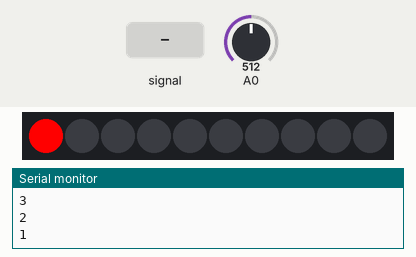
The sketch below on a simulated Arduino Uno, built with avr-gcc and run on an emulated ATmega328P. Parts: 10 RGB LEDs in strip order, left to right, the last lines printed to the serial monitor. The test bench sets the inputs (shaded band); at power-on: A0 = 512.

Above: at 4.5 s.
6.2 s: A0 fed a 200 Hz sine of ±81 counts around its level
8.8 s: A0 set to 716
At 9.8 s:
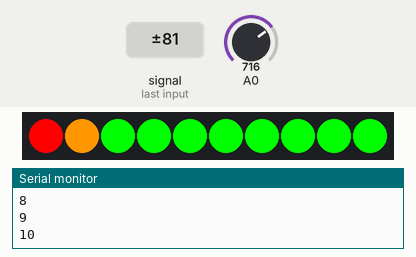
10.3 s: A0 set to 700
At 10.9 s:
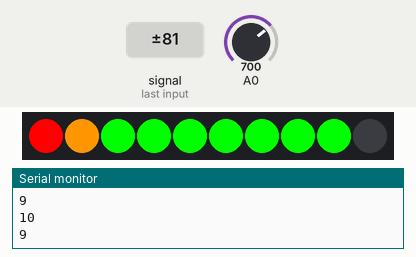
11.8 s: A0 set to 511
At 11.85 s:
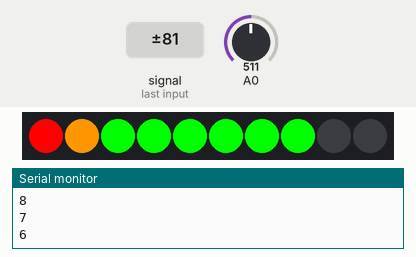
Timing chart, 0 to 14.4 s (numbered marks = the images above; inputs shaded):
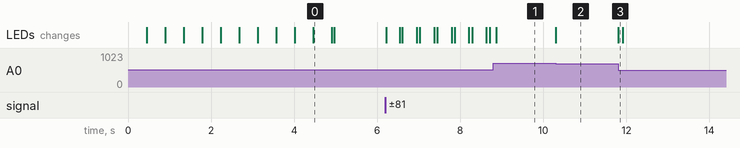

The sketch:

EmgBee_EMGtest.ino
```cpp
#include <Grove_LED_Bar.h>

// Grove - EMG Sensor demo code
// This demo will need a Grove - Led Bar to show the motion
// Grove - EMG Sensor connect to A0
// Grove - LED Bar connect to D8, D9
// note: it'll take about serval seconds to detect static analog value
// when you should hold your muscle static. You will see led bar from level 10 turn to
// level 0, it means static analog value get ok

Grove_LED_Bar bar(1, 10, 0);

int max_analog_dta      = 300;              // max analog data
int min_analog_dta      = 100;              // min analog data
int static_analog_dta   = 0;                // static analog data


// get analog value
int getAnalog(int pin)
{
    long sum = 0;

    for(int i=0; i<32; i++)
    {
        sum += analogRead(pin);
    }

    int dta = sum>>5;

    max_analog_dta = dta>max_analog_dta ? dta : max_analog_dta;         // if max data
    min_analog_dta = min_analog_dta>dta ? dta : min_analog_dta;         // if min data

    return sum>>5;
}

void setup()
{
    Serial.begin(115200);

    long sum = 0;

    for(int i=0; i<=10; i++)
    {
        for(int j=0; j<100; j++)
        {
            sum += getAnalog(A0);
            delay(1);
        }

        bar.setLevel(10-i);
        Serial.println(10-i);
    }

    sum /= 1100;

    static_analog_dta = sum;

    Serial.print("static_analog_dta = ");
    Serial.println(static_analog_dta);
}

int level       = 5;
int level_buf   = 5;

void loop()
{

    int val = getAnalog(A0);                    // get Analog value

    int level2;

    if(val>static_analog_dta)                   // larger than static_analog_dta
    {
        level2 = 5 + map(val, static_analog_dta, max_analog_dta, 0, 5);
    }
    else
    {
        level2 = 5 - map(val, min_analog_dta, static_analog_dta, 0, 5);
    }

    // to smooth the change of led bar
    if(level2 > level)
    {
        level++;
    }
    else if(level2 < level)
    {
        level--;
    }

    if(level != level_buf)
    {
        level_buf = level;
        bar.setLevel(level);
        Serial.println(level);
    }

    delay(10);
}
```

Measured:
- the behaviour switches between 716 and 715 on A0 (found by bisection; images 1 and 2)
- after the input at 8.8 s, the LEDs: change after 0.07 s (image 1)
- after the input at 10.3 s, the LEDs: change at once (image 2)
- after the input at 11.8 s, the LEDs: change at once (image 3)
- what the display in image 0 shows lasts 0.4 s, from 4.5 s to 4.9 s
